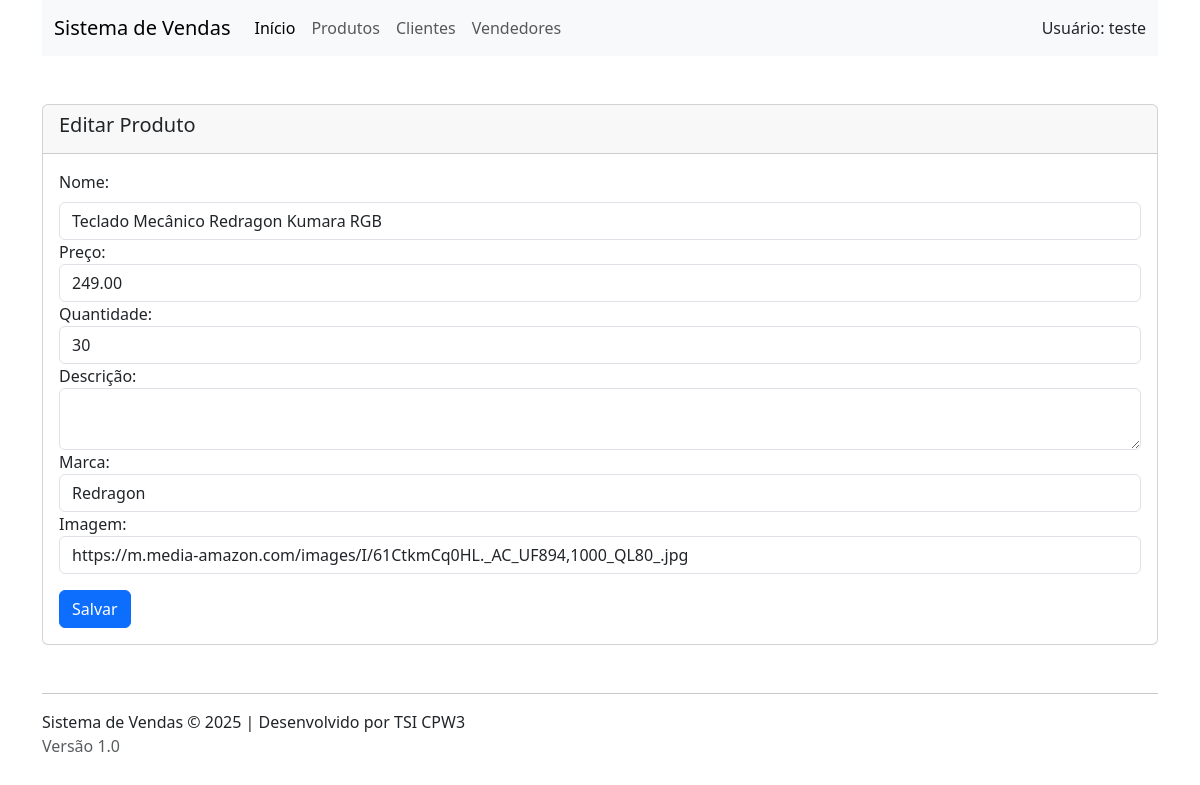
Page /ProdutoController.php?acao=editar&id=5 on the committed database.
### tables this page shows
CREATE TABLE `produtos` (
  `id` int(11) NOT NULL,
  `nome` varchar(100) NOT NULL,
  `preco` decimal(10,2) NOT NULL,
  `descricao` text DEFAULT NULL,
  `marca` varchar(100) DEFAULT NULL,
  `quantidade` int(11) DEFAULT 0,
  `url_imagem` varchar(255) DEFAULT NULL
);

### Produto.php (called while the page is built, shortened)
<?php
class Produto {
    public function __construct($id, $nome, $preco, $quantidade, $descricao, $marca, $url_imagem) {
        $this->id = $id;
        $this->nome = $nome;
        $this->preco = $preco;
        $this->quantidade = $quantidade;
        $this->descricao = $descricao;
        $this->marca = $marca;
        $this->url_imagem = $url_imagem;
    }
}

### formProduto.php (the view, shortened to what this page needs)
<div class="card mt-5">
    <div class="card-header">
        <h5 ><?= $produto->id=="" ? "Novo Produto" : "Editar Produto" ?></h5>
    </div>
    <div class="card-body">
        <form method="post" action="ProdutoController.php?acao=salvar">
            <label class="form-label">Nome:</label>
            <input class="form-control" type="text"
                                        name="nome"
                                        value="<?= $produto->nome ?>"
                                        required autofocus>
            <label>Preço:</label>
            <input class="form-control" type="number"
                                        name="preco"
                                        step="0.01"
                                         value="<?= $produto->preco ?>"
                                         required>
            <label>Quantidade:</label>
            <input class="form-control" type="number"
                                        name="quantidade"
                                        step="1"
                                         value="<?= $produto->quantidade ?>"
                                         required>
            <label>Descrição:</label>
            <textarea class="form-control" type="text"
                                        name="descricao"
                                         value="<?= $produto->descricao ?>"
                                         required></textarea>
            <label>Marca:</label>
            <input class="form-control" type="text"
                                        name="marca"
                                         value="<?= $produto->marca ?>"
                                         required>
            <label>Imagem:</label>
            <input class="form-control" type="text"
                                        name="url_imagem"
                                         value="<?= $produto->url_imagem ?>"
                                         required>
            <button class="btn btn-primary mt-3" type="submit">Salvar</button>
        </form>
    </div>
</div>

### rows in the picture
produtos: nome "Teclado Mecânico Redragon Kumara RGB", preco "249.00", quantidade "30", marca "Redragon", url_imagem "https://m.media-amazon.com/images/I/61CtkmCq0HL._AC_UF894,1000_QL80_.jpg"
